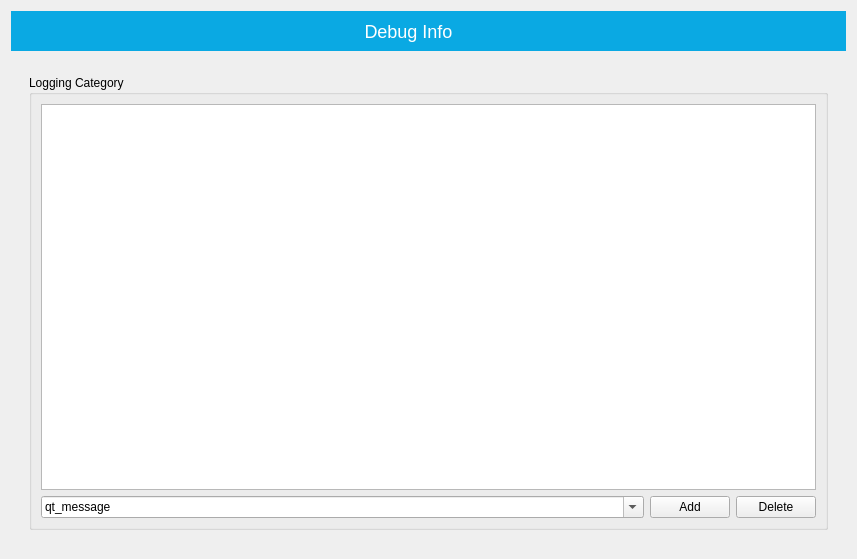
<?xml version="1.0" encoding="UTF-8"?>
<ui version="4.0">
 <class>MyDebugDialog</class>
 <widget class="QWidget" name="MyDebugDialog">
  <property name="geometry">
   <rect>
    <x>0</x>
    <y>0</y>
    <width>857</width>
    <height>559</height>
   </rect>
  </property>
  <property name="windowTitle">
   <string>Dialog</string>
  </property>
  <layout class="QVBoxLayout" name="verticalLayout">
   <property name="spacing">
    <number>0</number>
   </property>
   <item>
    <layout class="QHBoxLayout" name="horizontalLayout">
     <property name="spacing">
      <number>0</number>
     </property>
     <item>
      <widget class="QLabel" name="label_title">
       <property name="sizePolicy">
        <sizepolicy hsizetype="Expanding" vsizetype="Preferred">
         <horstretch>0</horstretch>
         <verstretch>0</verstretch>
        </sizepolicy>
       </property>
       <property name="minimumSize">
        <size>
         <width>0</width>
         <height>30</height>
        </size>
       </property>
       <property name="styleSheet">
        <string notr="true">color: #FFFFFF;
background-color: #0AA9E3;
min-height: 30px;
font: 18px;</string>
       </property>
       <property name="text">
        <string>Debug Info</string>
       </property>
       <property name="alignment">
        <set>Qt::AlignCenter</set>
       </property>
      </widget>
     </item>
     <item>
      <widget class="QToolButton" name="toolButton_close">
       <property name="minimumSize">
        <size>
         <width>40</width>
         <height>40</height>
        </size>
       </property>
       <property name="styleSheet">
        <string notr="true">QToolButton
{
border: 0px;
padding: 3px;
background-color: #0AA9E3;
}
QToolButton:hover
{
background-color: #E81123;
}
QToolButton:pressed
{
background-color: #B2241C;
}</string>
       </property>
       <property name="text">
        <string/>
       </property>
       <property name="icon">
        <iconset resource="../resource/resource.qrc">
         <normaloff>:/layout/layout/close.png</normaloff>:/layout/layout/close.png</iconset>
       </property>
      </widget>
     </item>
    </layout>
   </item>
   <item>
    <widget class="QWidget" name="widget_background" native="true">
     <property name="sizePolicy">
      <sizepolicy hsizetype="Preferred" vsizetype="Expanding">
       <horstretch>0</horstretch>
       <verstretch>0</verstretch>
      </sizepolicy>
     </property>
     <layout class="QVBoxLayout" name="verticalLayout_2">
      <item>
       <widget class="TabBar" name="tabBar" native="true"/>
      </item>
      <item>
       <widget class="QStackedWidget" name="stackedWidget">
        <property name="currentIndex">
         <number>1</number>
        </property>
        <widget class="QWidget" name="page_debug">
         <layout class="QVBoxLayout" name="verticalLayout_3">
          <item>
           <widget class="QTextEdit" name="textEdit">
            <property name="lineWrapMode">
             <enum>QTextEdit::NoWrap</enum>
            </property>
            <property name="readOnly">
             <bool>true</bool>
            </property>
           </widget>
          </item>
          <item>
           <layout class="QHBoxLayout" name="horizontalLayout_2">
            <item>
             <spacer name="horizontalSpacer">
              <property name="orientation">
               <enum>Qt::Horizontal</enum>
              </property>
              <property name="sizeHint" stdset="0">
               <size>
                <width>40</width>
                <height>20</height>
               </size>
              </property>
             </spacer>
            </item>
            <item>
             <widget class="QPushButton" name="pushButton_clear">
              <property name="text">
               <string>Clear</string>
              </property>
             </widget>
            </item>
           </layout>
          </item>
         </layout>
        </widget>
        <widget class="QWidget" name="page_setting">
         <layout class="QVBoxLayout" name="verticalLayout_4">
          <item>
           <widget class="QGroupBox" name="groupBox_category">
            <property name="title">
             <string>Logging Category</string>
            </property>
            <property name="flat">
             <bool>true</bool>
            </property>
            <layout class="QVBoxLayout" name="verticalLayout_5">
             <item>
              <widget class="QListWidget" name="listWidget_category">
               <property name="alternatingRowColors">
                <bool>true</bool>
               </property>
              </widget>
             </item>
             <item>
              <layout class="QHBoxLayout" name="horizontalLayout_3">
               <item>
                <widget class="ComboBox" name="comboBox_category">
                 <property name="sizePolicy">
                  <sizepolicy hsizetype="Expanding" vsizetype="Fixed">
                   <horstretch>0</horstretch>
                   <verstretch>0</verstretch>
                  </sizepolicy>
                 </property>
                 <property name="editable">
                  <bool>true</bool>
                 </property>
                 <item>
                  <property name="text">
                   <string>qt_message</string>
                  </property>
                 </item>
                 <item>
                  <property name="text">
                   <string>qt_system</string>
                  </property>
                 </item>
                 <item>
                  <property name="text">
                   <string>qt_motion_state</string>
                  </property>
                 </item>
                 <item>
                  <property name="text">
                   <string>qt_camera_status</string>
                  </property>
                 </item>
                 <item>
                  <property name="text">
                   <string>qt_camera_press</string>
                  </property>
                 </item>
                 <item>
                  <property name="text">
                   <string>qt_camera_release</string>
                  </property>
                 </item>
                 <item>
                  <property name="text">
                   <string>qt_camera_doubleclick</string>
                  </property>
                 </item>
                 <item>
                  <property name="text">
                   <string>qt_playback_split_time</string>
                  </property>
                 </item>
                 <item>
                  <property name="text">
                   <string>qt_playback_realtime</string>
                  </property>
                 </item>
                </widget>
               </item>
               <item>
                <widget class="QPushButton" name="pushButton_add">
                 <property name="text">
                  <string>Add</string>
                 </property>
                </widget>
               </item>
               <item>
                <widget class="QPushButton" name="pushButton_delete">
                 <property name="text">
                  <string>Delete</string>
                 </property>
                </widget>
               </item>
              </layout>
             </item>
            </layout>
           </widget>
          </item>
         </layout>
        </widget>
       </widget>
      </item>
     </layout>
    </widget>
   </item>
  </layout>
 </widget>
 <customwidgets>
  <customwidget>
   <class>ComboBox</class>
   <extends>QComboBox</extends>
   <header>combobox.h</header>
  </customwidget>
  <customwidget>
   <class>TabBar</class>
   <extends>QWidget</extends>
   <header>tabbar.h</header>
   <container>1</container>
  </customwidget>
 </customwidgets>
 <resources>
  <include location="../resource/resource.qrc"/>
 </resources>
 <connections/>
</ui>
